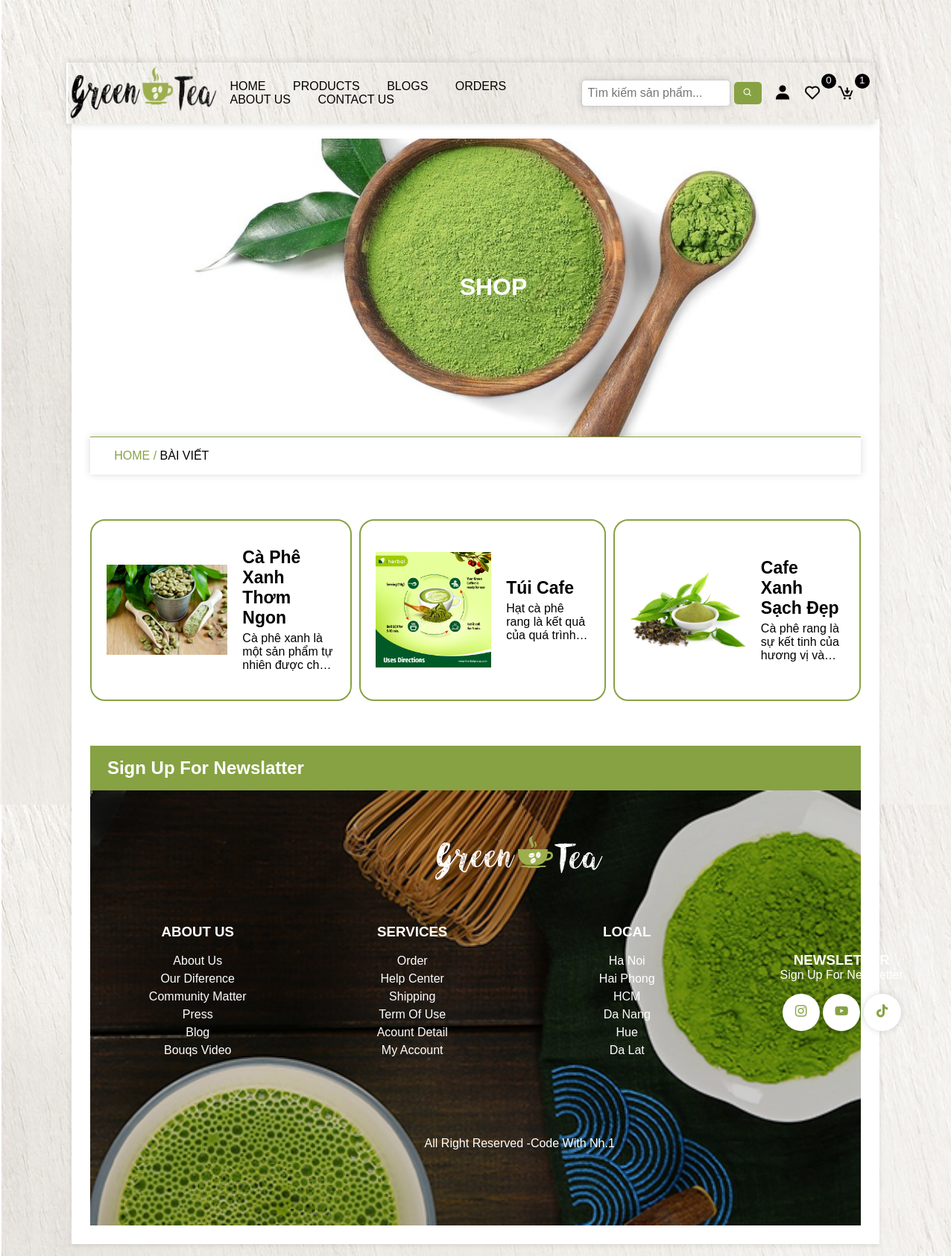
/view_blogs.php, run on the app's committed database.
### tables this page shows
CREATE TABLE `blogs` (
  `id` int(11) NOT NULL,
  `name` varchar(255) NOT NULL,
  `image` varchar(255) DEFAULT NULL,
  `product_detail` text DEFAULT NULL,
  `status` varchar(20) DEFAULT NULL,
  `created_at` datetime DEFAULT current_timestamp(),
  `updated_at` datetime DEFAULT current_timestamp() ON UPDATE current_timestamp()
);

### view_blogs.php (the view, shortened to what this page needs)
<?php
include 'connect.php';
?>
<!DOCTYPE html>
<html lang="en">
<head>
    <link href='https://unpkg.com/boxicons@2.1.4/css/boxicons.min.css' rel='stylesheet'>
</head>
<body>
    <?php include 'header.php'; ?>
    <div class="main">
        <div class="banner">
            <h1>Shop</h1>
        </div>
        <div class="title2">
            <a href="home.php">home /</a><span> Bài Viết</span>
        </div>
        <section class="products">
            <div class="box-container">
                <?php
                $select_products = $conn->prepare("select * from `blogs` where status = 'active'");
                $select_products->execute();
                if ($select_products->rowCount() > 0) {
                    while ($fetch_products = $select_products->fetch(PDO::FETCH_ASSOC)) {
                ?>
                    <a id="link-blogs" href="view_page_blogs.php?pid=<?php echo $fetch_products['id']; ?>">
                        <div id="box-blogs">
                            <div id="img-blogs">
                            <img src="img/<?php echo $fetch_products['image']; ?>" id="img">
                            </div>
                            <div id="content-blogs">
                                <h3 id="title-blogs"><?= $fetch_products['name']; ?></h3>
                                <div id="desc-blogs">
                                <?= $fetch_products['product_detail']; ?>
                                </div>
                            </div>
                        </div>
                    </a>
                <?php
                    }
                } else {
                    echo '<p class = "empty">Chưa có bài viết nào</p>';
                }
                ?>
            </div>
        </section>
        <?php include 'footer.php'; ?>
    </div>
</body>
</html>

### data on the page
blogs: image (picture), name "Cà Phê Xanh Thơm Ngon", product_detail "Cà phê xanh là một sản phẩm tự nhiên được…"
blogs: image (picture), name "Túi Cafe", product_detail "Hạt cà phê rang là kết quả của quá…"
blogs: image (picture), name "Cafe Xanh Sạch Đẹp", product_detail "Cà phê rang là sự kết tinh của hương vị…"

### other printed values
$total_wishlist_items "0"
$total_cart_items "1"
